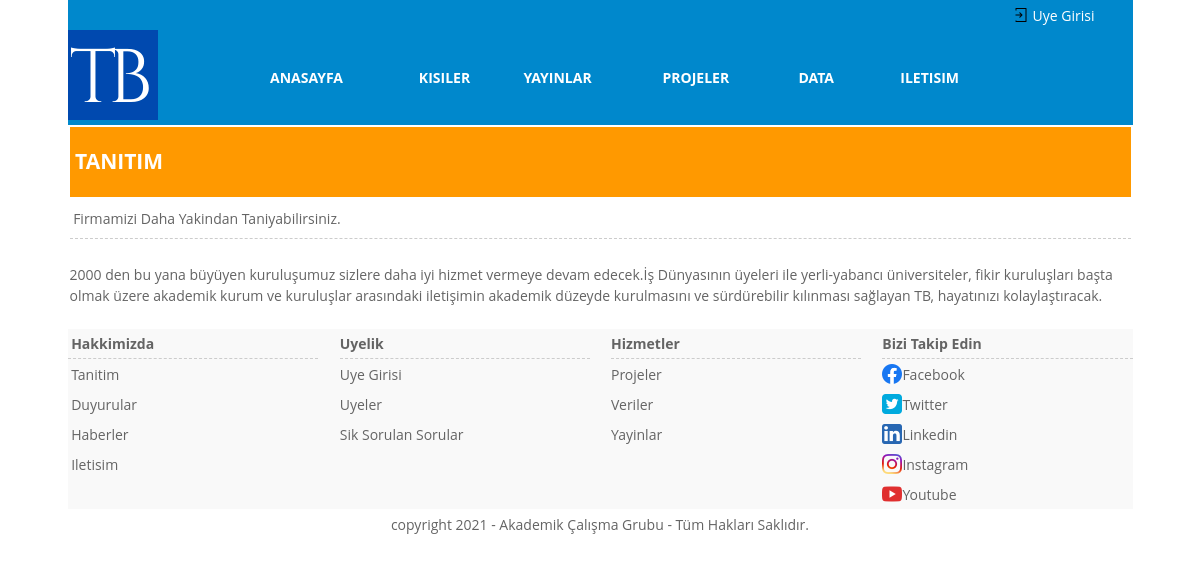
Page /index.php?SK=1 on the committed database.
### tables this page shows
CREATE TABLE `ayarlar` (
  `id` tinyint(3) UNSIGNED NOT NULL,
  `SiteAdi` varchar(50) NOT NULL,
  `SiteTitle` varchar(60) NOT NULL,
  `SiteDescription` varchar(150) NOT NULL,
  `SiteKeywords` varchar(255) NOT NULL,
  `SiteCopyrigthMetni` varchar(255) NOT NULL,
  `SiteLogosu` varchar(30) NOT NULL,
  `SiteEmailAdresi` varchar(50) NOT NULL,
  `SiteEmailSifresi` varchar(50) NOT NULL,
  `SiteEmailHostAdresi` varchar(255) NOT NULL,
  `SosyalLinkFacebook` varchar(255) NOT NULL,
  `SosyalLinkTwitter` varchar(255) NOT NULL,
  `SosyalLinkLinkedin` varchar(255) NOT NULL,
  `SosyalLinkInstagram` varchar(255) NOT NULL,
  `SosyalLinkYoutube` varchar(255) NOT NULL
);

CREATE TABLE `hakkimizda` (
  `id` tinyint(1) UNSIGNED NOT NULL,
  `TanitimMetni` text NOT NULL
);

### Ayarlar/ayar.php (called while the page is built, shortened)
<?php
try{
    $VeritabaniBaglantisi=new PDO("mysql:host=localhost;dbname=akademikcalisma;charset=UTF8","root","");
} catch(PDOException $Hata){
    echo "Baðlantý Hatasý<br/>".$Hata->getMessage();
    die();
}
$AyarlarSorgusu=$VeritabaniBaglantisi->prepare("SELECT * FROM ayarlar LIMIT 1");
$AyarlarSorgusu->execute();
$AyarSayisi=$AyarlarSorgusu->rowCount();
$Ayarlar   =$AyarlarSorgusu->fetch(PDO::FETCH_ASSOC);
if($AyarSayisi>0){
    $SiteCopyrigthMetni         = $Ayarlar["SiteCopyrigthMetni"];
    $SiteLogosu                 = $Ayarlar["SiteLogosu"];
    $SosyalLinkFacebook         = $Ayarlar["SosyalLinkFacebook"];
    $SosyalLinkTwitter          = $Ayarlar["SosyalLinkTwitter"];
    $SosyalLinkLinkedin         = $Ayarlar["SosyalLinkLinkedin"];
    $SosyalLinkInstagram        = $Ayarlar["SosyalLinkInstagram"];
    $SosyalLinkYoutube          = $Ayarlar["SosyalLinkYoutube"];
} else {
    echo "Site Ayar Sorgusu Hatalý";
    die();
}
$MetinlerSorgusu=$VeritabaniBaglantisi->prepare("SELECT * FROM hakkimizda LIMIT 1");
$MetinlerSorgusu->execute();
$MetinlerSayisi=$MetinlerSorgusu->rowCount();
$Metinler  =$MetinlerSorgusu->fetch(PDO::FETCH_ASSOC);
if($MetinlerSayisi>0){
    $TanitimMetni    =  $Metinler["TanitimMetni"];
} else {
    echo "Site Ayar Sorgusu Hatalý";
    die();
}
?>

### Ayarlar/fonksiyonlar.php (called while the page is built, shortened)
<?php
function RakamlarHaricTumKarakterleriSil($Deger){
$Islem= preg_replace("/[^0-9]/","",$Deger);
$Sonuc=$Islem;
return $Sonuc;
}
function DonusumleriGeriDondur($Deger){
$GeriDondur = htmlspecialchars_decode($Deger,ENT_QUOTES );
$Sonuc=$GeriDondur;
return $Sonuc;
}
function SayiliIcerikleriFiltrele($Deger){
$BoslukSil= trim($Deger);
$TaglariTemizle= strip_tags($BoslukSil);
$EtkisizYap= htmlspecialchars($TaglariTemizle);
$Temizle=RakamlarHaricTumKarakterleriSil($EtkisizYap);
$Sonuc=$Temizle;
return $Sonuc;
}
?>

### index.php (the view, shortened to what this page needs)
<?php
require_once("Ayarlar/ayar.php");
require_once("Ayarlar/fonksiyonlar.php");
if(isset($_REQUEST["SK"])){
    $SayfaKoduDegeri=SayiliIcerikleriFiltrele($_REQUEST["SK"]);
}else{
    $SayfaKoduDegeri=0;
}
?>
<!DOCTYPE html>
<html lang="tr-TR">
    <head>
    <link type="text/css" rel="stylesheet" href="Ayarlar/still.css">
</head>
<body>
    <table width="1065" height="100%" align="center" border="0" cellpadding="0" cellspacing="0" >
<tr height="110">
    <td>
        <table width="1065" height="30" align="center" border="0" cellpadding="0" cellspacing="0" >
            <tr bgcolor="#0088CC">
                <td>&nbsp;</td>
                <td width="20"><a href="xxxx"><img src="Resimler/login.PNG" border="0" style="margin-top:5px;"><a/></td>
                <td width="100" class="MaviAlanMenusu"><a href="index.php?SK=10">Uye Girisi</a></td>
            </tr>
        </table>
        <table width="1065" height="90" align="center" border="0" cellpadding="0" cellspacing="0" >
            <tr bgcolor="#0088CC">
                <td width="90"><a href="index.php"><img src="Resimler/<?php echo DonusumleriGeriDondur($SiteLogosu);?>" border="0"></a></td>
                <td>
                   <table width="750" height="30" align="center" border="0" cellpadding="0" cellspacing="0" >
                   <tr>
                       <td width="50" class="MaviAlanMenusu"><a href="index.php?SK=0"><b>ANASAYFA</b></a></td>
                       <td width="50" class="MaviAlanMenusu"><a href="index.php?SK=17"><b>KISILER</b></a></td>
                       <td width="50" class="MaviAlanMenusu"><a href="index.php?SK=18"><b>YAYINLAR</b></a></td>
                       <td width="50" class="MaviAlanMenusu"><a href="index.php?SK=20"><b>PROJELER</b></a></td>
                       <td width="50" class="MaviAlanMenusu"><a href="index.php?SK=22"><b>DATA</b></a></td>
                       <td width="50" class="MaviAlanMenusu"><a href="index.php?SK=4"><b>ILETISIM</b></a></td>
                   </tr>
                   </table>
                </td>
            </tr>
        </table>
    </td>
</tr>
<tr>
    <td valign="top">
        <table width="1065" height="30" align="center" border="0" cellpadding="0" cellspacing="0" >
            <tr>
                <td align="center"><?php
                  if((!$SayfaKoduDegeri)or($SayfaKoduDegeri=="")or($SayfaKoduDegeri==0)){
                      include($Sayfa[0]);
                  }else{
                      include($Sayfa[$SayfaKoduDegeri]);
                  }
                  ?></td>
            </tr>
        </table>
    </td>
</tr>
<tr height="150">
    <td><br/>
         <table width="1065" align="center" border="0" cellpadding="0" cellspacing="0" bgcolor="#F9F9F9" >
            <tr height="30">
               <td width="250" style="border-bottom: 1px dashed #CCCCCC"><b>&nbsp;Hakkimizda</b></td>
               <td width="22">&nbsp;</td>
               <td width="250" style="border-bottom: 1px dashed #CCCCCC"><b>Uyelik</b></td>
               <td width="21">&nbsp;</td>
               <td width="250" style="border-bottom: 1px dashed #CCCCCC"><b>Hizmetler</b></td>
               <td width="21">&nbsp;</td>
               <td width="250" style="border-bottom: 1px dashed #CCCCCC"><b>Bizi Takip Edin</b></td>
            </tr>
            <tr height="30">
               <td class="AltMenu">&nbsp;<a href="index.php?SK=1">Tanitim</a></td>
               <td>&nbsp;</td>
               <td class="AltMenu"><a href="index.php?SK=10">Uye Girisi</a></td>
               <td>&nbsp;</td>
               <td class="AltMenu"><a href="index.php?SK=20">Projeler</a></td>
               <td>&nbsp;</td>
               <td><table width="250" align="center" border="0" cellpadding="0" cellspacing="0">
                       <tr>
                           <td width="20"><a href="xxxx"><img src="Resimler/facebook.PNG" border="0" style="margin-top:5px;"></a></td>
                           <td width="230" class="AltMenu"><a href="<?php echo DonusumleriGeriDondur($SosyalLinkFacebook );?>" target="_blank">Facebook</a></td>
                       </tr>
                   </table></td>
            </tr>
            <tr height="30">
                <td class="AltMenu">&nbsp;<a href="index.php?SK=2">Duyurular</a></td>
               <td>&nbsp;</td>
               <td class="AltMenu"><a href="index.php?SK=17">Uyeler</a></td>
               <td>&nbsp;</td>
               <td class="AltMenu"><a href="index.php?SK=22">Veriler</a></td>
               <td>&nbsp;</td>
               <td><table width="250" align="center" border="0" cellpadding="0" cellspacing="0">
                       <tr>
                           <td width="20"><a href="xxxx"><img src="Resimler/twitter.PNG" border="0" style="margin-top:5px;"></a></td>
                           <td width="230" class="AltMenu"><a href=" <?php echo DonusumleriGeriDondur($SosyalLinkTwitter);?>" target="_blank">Twitter</a></td>
                       </tr>
                   </table></td>
            </tr>
            <tr height="30">
                <td class="AltMenu">&nbsp;<a href="index.php?SK=3">Haberler</a></td>
               <td>&nbsp;</td>
               <td class="AltMenu"><a href="index.php?SK=9">Sik Sorulan Sorular</a></td>
               <td>&nbsp;</td>
               <td class="AltMenu"><a href="index.php?SK=18">Yayinlar</a></td>
               <td>&nbsp;</td>
               <td class="AltMenu"><table width="250" align="center" border="0" cellpadding="0" cellspacing="0">
                       <tr>
                           <td width="20"><a href="xxxx"><img src="Resimler/linkedin.PNG" border="0" style="margin-top:5px;"></a></td>
                           <td width="230" class="AltMenu"><a href=" <?php echo DonusumleriGeriDondur($SosyalLinkLinkedin);?>" target="_blank">Linkedin</a></td>
                       </tr>
                   </table></td>
            </tr>
            <tr height="30">
                <td class="AltMenu">&nbsp;<a href="index.php?SK=4">Iletisim</a></td>
               <td>&nbsp;</td>
               <td>&nbsp;</td>
               <td>&nbsp;</td>
               <td>&nbsp;</td>
               <td>&nbsp;</td>
               <td><table width="250" align="center" border="0" cellpadding="0" cellspacing="0">
                       <tr>
                           <td width="20" <a href="xxxx"><img src="Resimler/instagram.PNG" border="0" style="margin-top:5px;"></a></td>
                           <td width="230" class="AltMenu"><a href="<?php echo DonusumleriGeriDondur($SosyalLinkInstagram);?>" target="_blank">Instagram</a></td>
                       </tr>
               </table></td>
            </tr>
            <tr height="30">
               <td width="" ></td>
               <td>&nbsp;</td>
               <td>&nbsp;</td>
               <td>&nbsp;</td>
               <td>&nbsp;</td>
               <td>&nbsp;</td>
               <td><table width="250" align="center" border="0" cellpadding="0" cellspacing="0">
                       <tr>
                           <td width="20" ><a href="xxxx"><img src="Resimler/youtube.PNG" border="0" style="margin-top:5px;"></a></td>
                           <td width="230" class="AltMenu"><a href="<?php echo DonusumleriGeriDondur($SosyalLinkYoutube);?>" target="_blank">Youtube</a></td>
                       </tr>
                   </table></td>
            </tr>
        </table>
   </td>
</tr>
<tr height="30">
    <td><table width="1065" height="30" align="center" border="0" cellpadding="0" cellspacing="0" >
        <tr height="30">
           <td align="center"><?php echo DonusumleriGeriDondur($SiteCopyrigthMetni);?></td>
        </tr>
    </table></td>
</tr>
</body>
</html>

### tanitim.php
<table width="1065" align="center" border="0" cellpadding="0">
    <tr height="70" bgcolor="#FF9900">
        <td align="left"><h2 style="color:white">&nbsp;TANITIM</h2></td>
    </tr>
    <tr height="40">
        <td align="left" style="border-bottom: 1px dashed #CCCCCC">&nbsp;Firmamizi Daha Yakindan Taniyabilirsiniz.</td>
    </tr>
    <tr>
        <td>&nbsp;</td>
    </tr>
    <tr>
        <td align="left"><?php echo DonusumleriGeriDondur($TanitimMetni);?></td>
    </tr>

### Ayarlar/still.css (style rules this page uses)
html,body { width: 100%; height: 100%; margin: 0; padding: 0; border: 0; outline: 0; background: #FFFFFF; font-family: "Open Sans", Aria, "Helvetica Neue", Helvetiaca, "sans-serif"; font-size: 14px; color: #646464; line-height: 1.5; font-style: normal; font-variant: normal; font-weight: normal; text-decoration: none; }
.MaviAlanMenusu a:link,.MaviAlanMenusu a:hover,.MaviAlanMenusu a:active ,.MaviAlanMenusu a:visited { font-family: "Open Sans", Arial, "Helvetica Neue", Helvetiaca, "sans-serif"; font-size: 14px; color: #FFFFFF; line-height: 1.5; font-style: normal; font-variant: normal; font-weight: normal; text-decoration: none; }
.AltMenu a:link,.AltMenu a:hover,.AltMenu a:active ,.AltMenu a:visited { font-family: "Open Sans", Arial, "Helvetica Neue", Helvetiaca, "sans-serif"; font-size: 14px; color: #646464; line-height: 1.5; font-style: normal; font-variant: normal; font-weight: normal; text-decoration: none; }

### rows in the picture
ayarlar: SiteLogosu (picture), SiteCopyrigthMetni "copyright 2021 - Akademik Çalışma Grubu - Tüm Hakları Saklıdır."
hakkimizda: TanitimMetni "2000 den bu yana büyüyen kuruluşumuz sizlere daha iyi hizmet vermeye devam edecek.İş Dünyasının üyeleri ile yerli-yabancı üniversiteler, fikir kuruluşları başta olmak üzere akademik kurum ve kuruluşlar arasındaki iletişimin akademik düzeyde kurulmasını ve sürdürebilir kılınması sağlayan TB, hayatınızı kolaylaştıracak."
